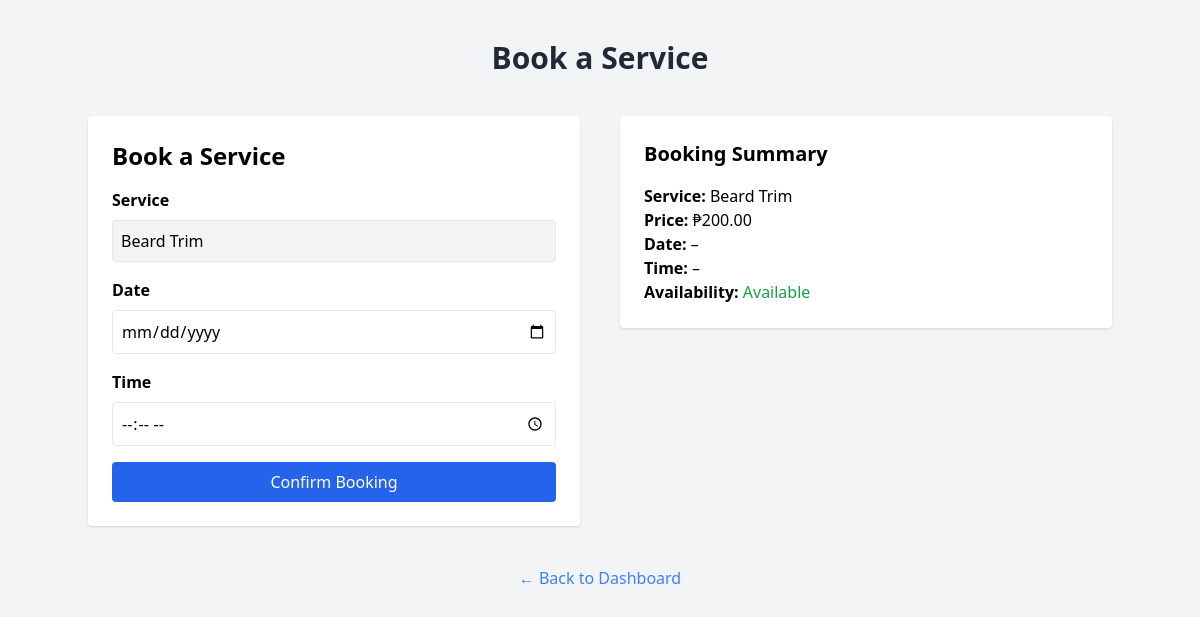
Screenshot of /book?service=Beard+Trim (signed in) with the database file from the repository.
### app/models.py (models this page shows, shortened)
class Service(db.Model):
    id = db.Column(db.Integer, primary_key=True)
    name = db.Column(db.String(100), nullable=False)
    description = db.Column(db.Text)
    price = db.Column(db.Float, nullable=False)
    image = db.Column(db.String(120))  # Path to uploaded image

### app/routes.py (the view, shortened to what this page needs)
@main.route('/book', methods=['GET', 'POST'], endpoint='book_service')
@main.route('/book', methods=['GET', 'POST'])
@login_required
def book():
    service_param = request.args.get('service')
    selected_service = None
    if service_param:
        selected_service = Service.query.filter_by(name=service_param).first()
    return render_template('book.html', selected_service=selected_service, today=date.today())

### app/routes.py (called while the page is built)
@login_manager.user_loader
def load_user(user_id):
    return User.query.get(int(user_id))

### app/templates/book.html (shortened to what this page needs)
<!DOCTYPE html>
<html lang="en">
<head>
  <script src="https://cdn.tailwindcss.com"></script>
</head>
<body class="bg-gray-100 min-h-screen px-6 py-10 flex flex-col items-center">
  <h1 class="text-3xl font-bold text-gray-800 mb-10">Book a Service</h1>
  <div class="flex flex-col md:flex-row gap-10 w-full max-w-5xl justify-center items-start">
    <form method="POST" class="w-full md:w-1/2 bg-white p-6 rounded shadow">
      <h2 class="text-2xl font-bold mb-4">Book a Service</h2>
      <label class="block mb-2 font-semibold">Service</label>
      <input
        type="text"
        name="service"
        class="w-full mb-4 p-2 border rounded bg-gray-100"
        value="{{ selected_service.name if selected_service else '' }}"
        readonly>
      <label class="block mb-2 font-semibold">Date</label>
      <input type="date" id="date" name="date" class="w-full mb-4 p-2 border rounded" required>
      <label class="block mb-2 font-semibold">Time</label>
      <input type="time" id="time" name="time" class="w-full mb-4 p-2 border rounded" required>
      <button type="submit" class="w-full bg-blue-600 text-white px-4 py-2 rounded hover:bg-blue-700">
        Confirm Booking
      </button>
    </form>
    <div class="w-full md:w-1/2 bg-white p-6 rounded shadow">
      <h2 class="text-xl font-bold mb-4">Booking Summary</h2>
      <p><strong>Service:</strong> <span id="summary-service">{{ selected_service.name }}</span></p>
      <p><strong>Price:</strong> ₱{{ '%.2f' | format(selected_service.price) if selected_service else '–' }}</p>
      <p><strong>Date:</strong> <span id="summary-date">–</span></p>
      <p><strong>Time:</strong> <span id="summary-time">–</span></p>
      <p><strong>Availability:</strong> <span class="text-green-600">Available</span></p>
    </div>
  </div>
  <a href="{{ url_for('main.base') }}" class="mt-10 text-blue-500 hover:underline">← Back to Dashboard</a>
</body>
</html>

### rows the page displays
Service: service "Beard Trim", name "Beard Trim", price "200.00"
